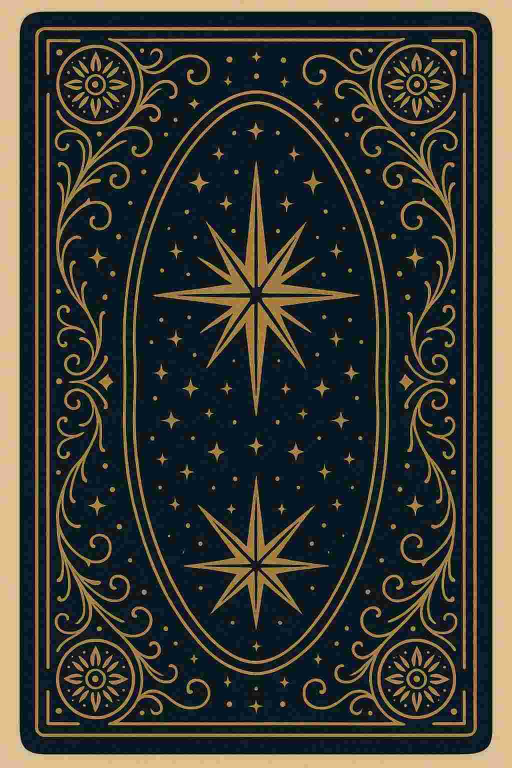
#> input picture sito/asset/dorso.jpeg, 1024 x 1536 px (shown at 1/2 size)
$ python genera_lungo.py ../asset/img_it/00_il_matto.jpeg ../asset/img_it/01_il_mago.jpeg
#> lines starting #> are read from the running program, lines starting #| are printed output that depends on the picture; after the words box and inside, x2 and y2 are one past the last pixel; in counts of white or black regions, pixels touching at a corner belong together
### sito/strumenti/genera_shorts3.py
# 22 Arcani – Shorts "stile 3": gancio con zoom, lettrice con zoom lento, stacchi sulla carta,
# sottotitoli grandi, finale "Tocca il video collegato".
# Uso: python3 strumenti/genera_shorts3.py 00_il_matto_Presente [altri codici...]
import os, re, sys, subprocess, math
from PIL import Image, ImageDraw, ImageFont, ImageFilter

BASE = os.path.dirname(os.path.dirname(os.path.abspath(__file__)))
OUT = os.path.join(BASE, "youtube_grafica", "shorts3")
FONTS = os.environ.get("ZODIEL_FONTS", os.path.expanduser("~/fonts"))
if not os.path.isdir(FONTS): FONTS = os.path.join(BASE, "fonts")  # font salvati nella cartella 22arcani/sito
W, H = 1080, 1920
TURCH = (64, 224, 208); BIANCO = (238, 238, 238); GRIGIO = (170, 170, 170); NERO = (11, 11, 11)
FPS = 25
G = 1.8      # durata gancio
F = 3.5      # durata finale
VY, VH = 300, 1300   # zona video lettrice

CARTE = {
 0:("Il Matto","m"),1:("Il Mago","m"),2:("La Papessa","f"),3:("L'Imperatrice","f"),
 4:("L'Imperatore","m"),5:("Il Papa","m"),6:("Gli Amanti","p"),7:("Il Carro","m"),
 8:("La Forza","f"),9:("L'Eremita","m"),10:("La Ruota della Fortuna","f"),11:("La Giustizia","f"),
 12:("L'Appeso","m"),13:("La Morte","f"),14:("La Temperanza","f"),15:("Il Diavolo","m"),
 16:("La Torre","f"),17:("La Stella","f"),18:("La Luna","f"),19:("Il Sole","m"),
 20:("Il Giudizio","m"),21:("Il Mondo","m")}
ROV = {"m":"rovesciato","f":"rovesciata","p":"rovesciati"}
SE = {"m":"Se ti è uscito","f":"Se ti è uscita","p":"Se ti sono usciti"}
POS = {"Passato":"nel passato","Presente":"nel presente","Futuro":"nel futuro"}

def font(nome, size, wght=None):
    f = ImageFont.truetype(os.path.join(FONTS, nome), size)
    if wght:
        try: f.set_variation_by_axes([wght])
        except Exception: pass
    return f

# [131 lines left out: functions adatta, centrato, stella, sfondo, carta_img, con_alone and 7 more, not called in this run]

def ts(t):
    h = int(t // 3600); m = int(t % 3600 // 60); s = t % 60
    return "%d:%02d:%05.2f" % (h, m, s)

# [71 lines left out: functions scrivi_ass, video, not called in this run]

# [2 lines that do not run on import are left out]

### sito/strumenti/genera_lungo.py
# 22 Arcani – video lungo "Scegli una carta" (16:9) con i video della lettrice.
# Uso: python3 strumenti/genera_lungo.py <nome> <titolo_riga2> <codice1> <codice2> <codice3>
# es.: python3 strumenti/genera_lungo.py futuro_01 "Cosa ti riserva il futuro?" 19_il_sole_Futuro 10_la_ruota_della_fortuna_Futuro 17_la_stella_Futuro
import os, sys, re, subprocess, math
sys.path.insert(0, os.path.dirname(os.path.abspath(__file__)))
import genera_shorts3 as g3
from PIL import Image, ImageDraw, ImageFilter

BASE = g3.BASE; FPS = 25; W, H = 1920, 1080
TURCH, BIANCO, GRIGIO, NERO = g3.TURCH, g3.BIANCO, g3.GRIGIO, g3.NERO
nome, riga2, codici = sys.argv[1], sys.argv[2], sys.argv[3:6]
OUT = os.path.join(BASE, "youtube_grafica", "lunghi"); TMP = os.path.join(OUT, "_tmp_" + nome)
os.makedirs(TMP, exist_ok=True)
F = lambda n, s, w=None: g3.font(n, s, w)

def sfondo():
    im = Image.new("RGBA", (W, H), NERO + (255,))
    gl = Image.new("RGBA", (W, H), (0,0,0,0)); ImageDraw.Draw(gl).ellipse([200, 100, W-200, H+300], fill=(20, 70, 66, 255))
    im.alpha_composite(gl.filter(ImageFilter.GaussianBlur(220))); return im

def cx(im, y, txt, f, col, glow=False, x0=0, w=W):
    d = ImageDraw.Draw(im); tw = d.textlength(txt, font=f); x = x0 + (w - tw) / 2
    if glow:
        gl = Image.new("RGBA", im.size, (0,0,0,0)); ImageDraw.Draw(gl).text((x, y), txt, font=f, fill=TURCH + (200,))
        im.alpha_composite(gl.filter(ImageFilter.GaussianBlur(16)))
    ImageDraw.Draw(im).text((x, y), txt, font=f, fill=col)

def carta(path_or_num, h, rov=False):
    if isinstance(path_or_num, int):
        f = [x for x in os.listdir(os.path.join(BASE, "asset", "img_it")) if x.startswith("%02d_" % path_or_num)][0]
        c = Image.open(os.path.join(BASE, "asset", "img_it", f)).convert("RGBA")
    else:
        c = Image.open(path_or_num).convert("RGBA")
    c = c.resize((int(c.width * h / c.height), h), Image.LANCZOS)
    m = Image.new("L", c.size, 0); ImageDraw.Draw(m).rounded_rectangle([0, 0, c.width-1, c.height-1], radius=int(h*0.04), fill=255)
    c.putalpha(m)
    return c.rotate(180) if rov else c

def alone(im, c, xy, r=40):
    sh = Image.new("RGBA", im.size, (0,0,0,0))
    sh.paste(Image.new("RGBA", c.size, TURCH + (170,)), xy, c)
    im.alpha_composite(sh.filter(ImageFilter.GaussianBlur(r))); im.alpha_composite(c, xy)

DORSO = os.path.join(BASE, "asset", "dorso.jpeg")
def tre_dorsi(im, y, h, numeri=True, evid=None):
    c = carta(DORSO, h); gap = 120; tot = 3 * c.width + 2 * gap; x = (W - tot) // 2
    for i in range(3):
        xi = x + i * (c.width + gap)
        alone(im, c, (xi, y), 50 if evid == i else 28)
        if numeri: cx(im, y + h + 18, str(i + 1), F("Cinzel[wght].ttf", 72, 600), TURCH, True, xi, c.width)

def intro(path):
    im = sfondo()
#> in sfondo, `gl = Image.new('RGBA', (W, H), (0, 0, 0, 0))`: gl: PIL image 1920x1080 RGBA; every value is 0
#> in sfondo, `ImageDraw.Draw(gl).ellipse([200, 100, W - 200, H + 300], fill=(20, 70,`:
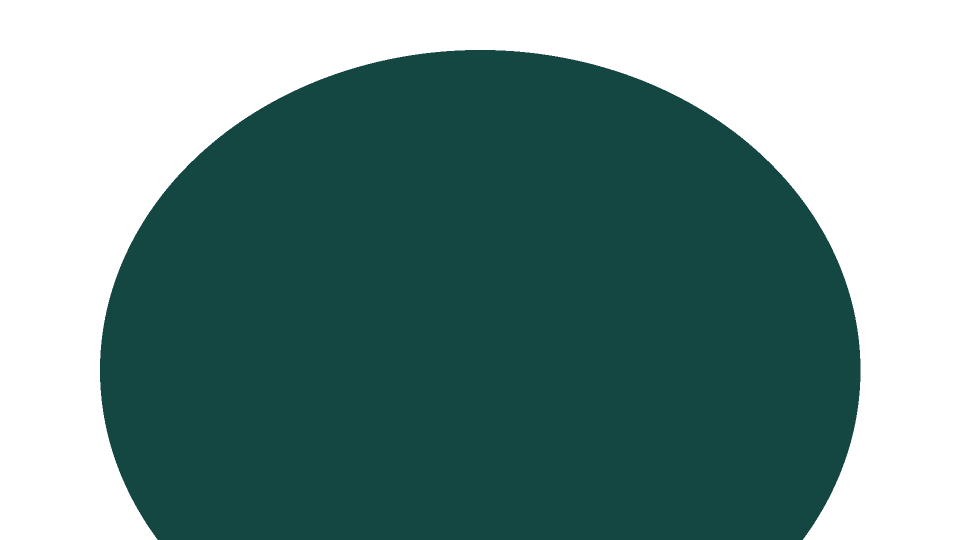
#> gl: PIL image 1920x1080 RGBA (shown at 1/2 size); mean R, G, B, A 12.1, 42.4, 40, 154.5; transparent parts drawn white
#> in sfondo, `im.alpha_composite(gl.filter(ImageFilter.GaussianBlur(220)))`:
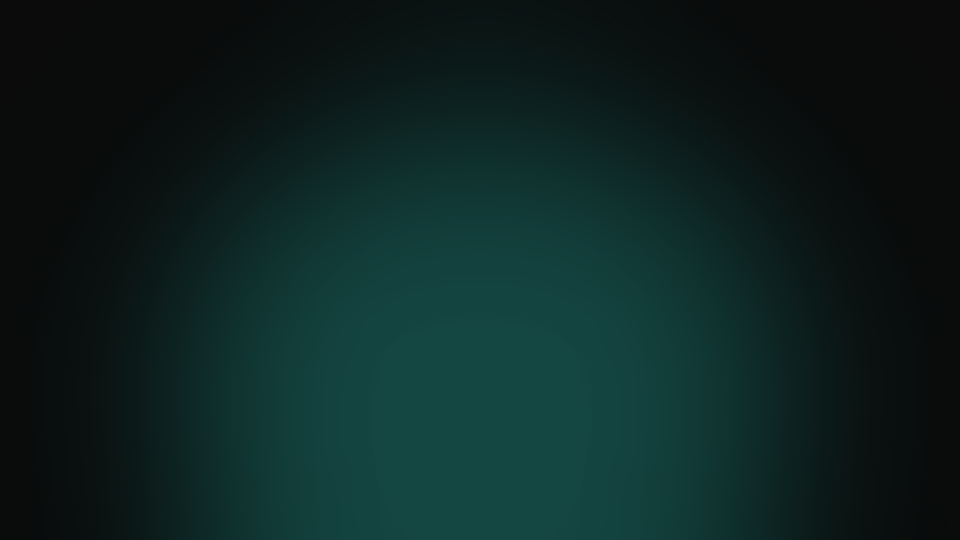
#> im: PIL image 1920x1080 RGBA (shown at 1/2 size); mean R, G, B, A 13.3, 35, 33.3, 255
    cx(im, 40, "SCEGLI UNA CARTA", F("Cinzel[wght].ttf", 96, 600), TURCH, True)
#> in cx, `tw = d.textlength(txt, font=f)`: tw = 922.9
#> in cx, `x = x0 + (w - tw) / 2`: x = 498.6
#> in cx, `ImageDraw.Draw(gl).text((x, y), txt, font=f, fill=TURCH + (200,))`:
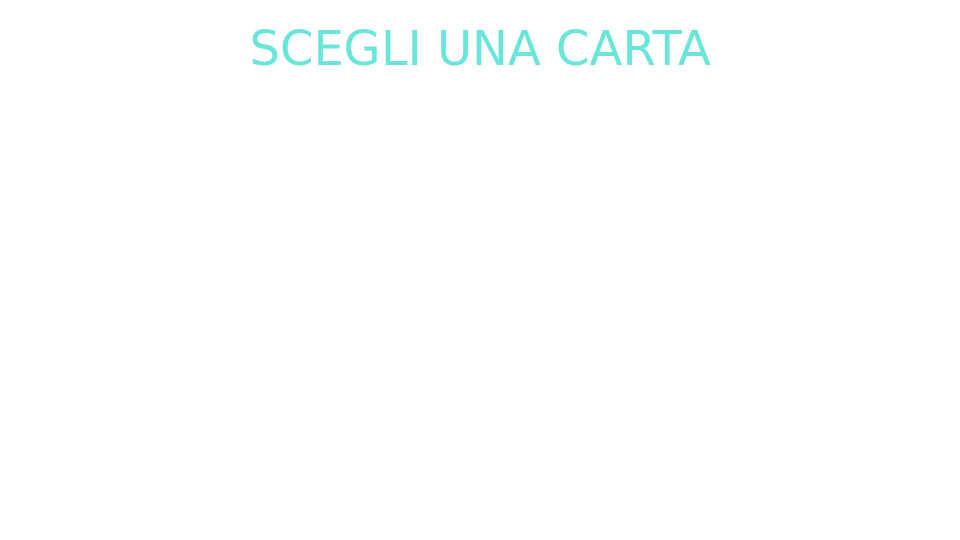
#> gl: PIL image 1920x1080 RGBA (shown at 1/2 size); mean R, G, B, A 0.7, 2.3, 2.1, 1.9; transparent parts drawn white
    cx(im, 165, riga2, F("Cinzel[wght].ttf", 60, 600), BIANCO)
    tre_dorsi(im, 270, 560)
#> in carta, `c = c.resize((int(c.width * h / c.height), h), Image.LANCZOS)`:
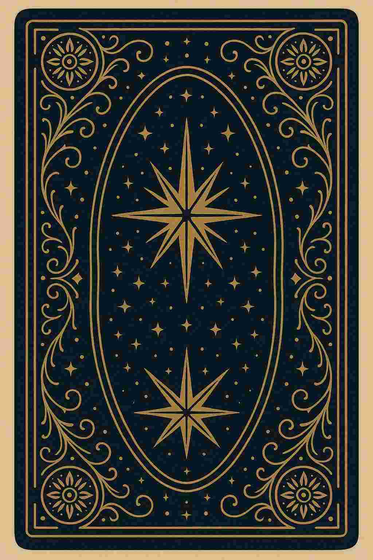
#> c: PIL image 373x560 RGBA; mean R, G, B, A 58.5, 59, 52.8, 255
#> in carta, `m = Image.new('L', c.size, 0)`: m: PIL image 373x560 L; every value is 0
#> in carta, `ImageDraw.Draw(m).rounded_rectangle([0, 0, c.width - 1, c.height - 1],`:
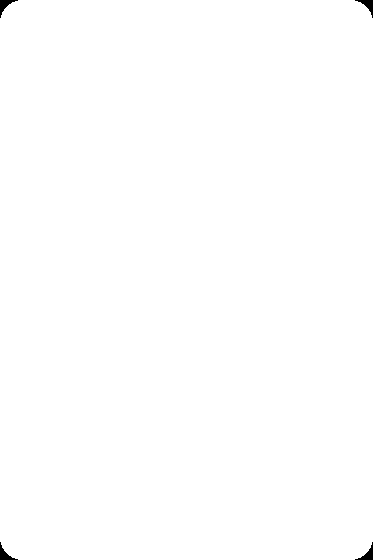
#> m: PIL image 373x560 L; 99.8% white; 4 black regions, box (x1, y1, x2, y2) and area: (0, 0, 18, 18) 111, (355, 0, 373, 18) 111, (0, 542, 18, 560) 111, (355, 542, 373, 560) 111
#> the loop in tre_dorsi, `for i in range(3):` made 3 passes
#> x in cx on passes 1 to 3: 443.6, 936.6, 1429.6
#> after the loop in tre_dorsi, `for i in range(3):`:
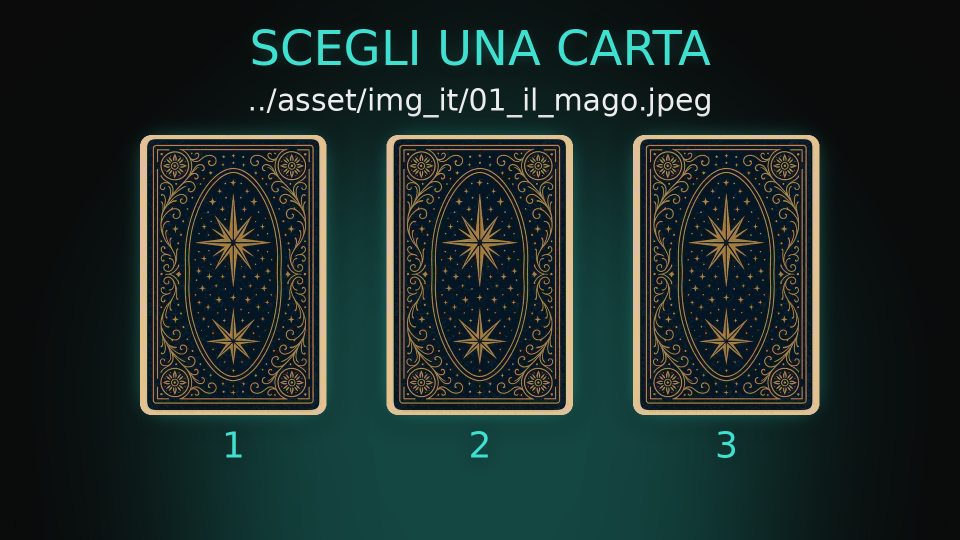
#> im: PIL image 1920x1080 RGBA (shown at 1/2 size); mean R, G, B, A 28.2, 42.3, 39.3, 255
    cx(im, 975, "Respira, pensa alla tua domanda… e scegli 1, 2 o 3", F("Cinzel[wght].ttf", 46, 600), GRIGIO)
    im.convert("RGB").save(path)
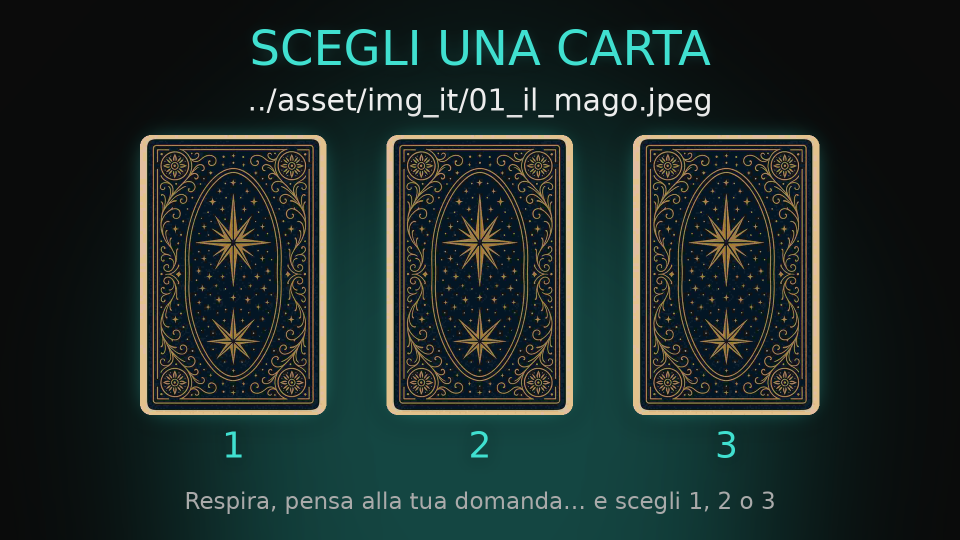
#> saved as intro.jpg: PIL image 1920x1080 RGB (shown at 1/2 size); mean R, G, B 28.9, 42.8, 39.9

# [55 lines left out: functions conta, info, rivela, cornice, finale, miniatura, not called in this run]

# --- audio di sottofondo sintetico (tenue) per le parti senza voce ---
def pad(dur, path):
    subprocess.run(["ffmpeg", "-y", "-loglevel", "error", "-f", "lavfi", "-i",
        "aevalsrc='0.05*sin(2*PI*110*t)*(0.6+0.4*sin(2*PI*0.2*t))+0.035*sin(2*PI*164.8*t)*(0.6+0.4*sin(2*PI*0.13*t+1))+0.025*sin(2*PI*220*t)*(0.6+0.4*sin(2*PI*0.17*t+2))+0.015*sin(2*PI*329.6*t)':s=44100:d=%.2f" % dur,
        "-af", ("lowpass=f=900,afade=t=in:d=1,afade=t=out:st=%.2f:d=1,aformat=channel_layouts=stereo" % (dur - 1)) if dur > 3 else "lowpass=f=900,aformat=channel_layouts=stereo", path], check=True)

def seg_img(img, dur, out, zoom=True, audio=True):
#> called with dur = 12, zoom = True, audio = True
    a = os.path.join(TMP, os.path.basename(out) + ".wav"); pad(dur, a)
    z = "zoompan=z='1+0.04*on/%d':x='iw/2-(iw/zoom/2)':y='ih/2-(ih/zoom/2)':d=1:s=%dx%d:fps=%d" % (int(dur*FPS), W, H, FPS) if zoom else "fps=%d" % FPS
    subprocess.run(["ffmpeg", "-y", "-loglevel", "error", "-loop", "1", "-framerate", str(FPS), "-t", "%.2f" % dur, "-i", img, "-i", a,
        "-filter_complex", "[0:v]scale=%d:%d,%s,format=yuv420p%s[v]" % (W*1.1 if zoom else W, H*1.1 if zoom else H, z, (",fade=t=in:d=0.4,fade=t=out:st=%.2f:d=0.4" % (dur - 0.4)) if zoom else ""),
        "-map", "[v]", "-map", "1:a", "-c:v", "libx264", "-preset", "veryfast", "-crf", "20", "-c:a", "aac", "-b:a", "160k", "-shortest", out], check=True)
#> (this line was passed over: subprocess is not available in this run)

# [29 lines left out: functions seg_rivela, seg_lettrice, not called in this run]

if __name__ == "__main__":
    import json
#> (the run stopped early here; a loop or call above may not have finished)
